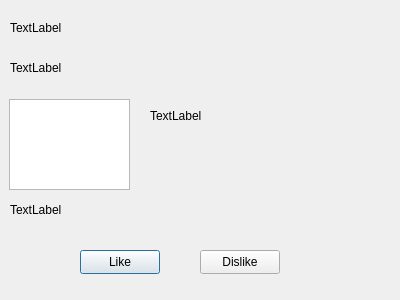
<?xml version="1.0" encoding="UTF-8"?>
<ui version="4.0">
 <class>Third</class>
 <widget class="QDialog" name="Third">
  <property name="geometry">
   <rect>
    <x>0</x>
    <y>0</y>
    <width>400</width>
    <height>300</height>
   </rect>
  </property>
  <property name="windowTitle">
   <string>Dialog</string>
  </property>
  <widget class="QLabel" name="profilePhoto">
   <property name="geometry">
    <rect>
     <x>150</x>
     <y>10</y>
     <width>231</width>
     <height>211</height>
    </rect>
   </property>
   <property name="text">
    <string>TextLabel</string>
   </property>
  </widget>
  <widget class="QLabel" name="profileAge">
   <property name="geometry">
    <rect>
     <x>10</x>
     <y>60</y>
     <width>121</width>
     <height>16</height>
    </rect>
   </property>
   <property name="text">
    <string>TextLabel</string>
   </property>
  </widget>
  <widget class="QLabel" name="profileName">
   <property name="geometry">
    <rect>
     <x>10</x>
     <y>20</y>
     <width>131</width>
     <height>16</height>
    </rect>
   </property>
   <property name="text">
    <string>TextLabel</string>
   </property>
  </widget>
  <widget class="QLabel" name="profileCity">
   <property name="geometry">
    <rect>
     <x>10</x>
     <y>200</y>
     <width>111</width>
     <height>20</height>
    </rect>
   </property>
   <property name="text">
    <string>TextLabel</string>
   </property>
  </widget>
  <widget class="QPushButton" name="likeButton">
   <property name="geometry">
    <rect>
     <x>80</x>
     <y>250</y>
     <width>80</width>
     <height>24</height>
    </rect>
   </property>
   <property name="text">
    <string>Like</string>
   </property>
  </widget>
  <widget class="QPushButton" name="dislikeButton">
   <property name="geometry">
    <rect>
     <x>200</x>
     <y>250</y>
     <width>80</width>
     <height>24</height>
    </rect>
   </property>
   <property name="text">
    <string>Dislike</string>
   </property>
  </widget>
  <widget class="QStackedWidget" name="stackedWidget">
   <property name="geometry">
    <rect>
     <x>-1</x>
     <y>-1</y>
     <width>401</width>
     <height>301</height>
    </rect>
   </property>
   <property name="currentIndex">
    <number>1</number>
   </property>
   <widget class="QWidget" name="page"/>
   <widget class="QWidget" name="page_2">
    <widget class="QTextEdit" name="profileHobbies">
     <property name="geometry">
      <rect>
       <x>10</x>
       <y>100</y>
       <width>121</width>
       <height>91</height>
      </rect>
     </property>
    </widget>
   </widget>
  </widget>
  <zorder>stackedWidget</zorder>
  <zorder>profilePhoto</zorder>
  <zorder>profileAge</zorder>
  <zorder>profileName</zorder>
  <zorder>profileCity</zorder>
  <zorder>likeButton</zorder>
  <zorder>dislikeButton</zorder>
 </widget>
 <resources/>
 <connections/>
</ui>
